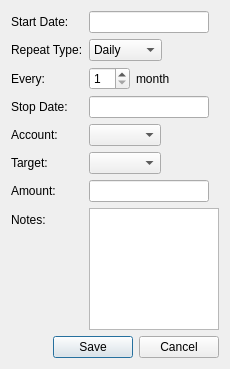
<?xml version="1.0" encoding="UTF-8"?>
<ui version="4.0">
 <class>BudgetPanel</class>
 <widget class="QDialog" name="BudgetPanel">
  <property name="geometry">
   <rect>
    <x>0</x>
    <y>0</y>
    <width>230</width>
    <height>369</height>
   </rect>
  </property>
  <property name="windowTitle">
   <string>Budget Info</string>
  </property>
  <property name="modal">
   <bool>true</bool>
  </property>
  <layout class="QVBoxLayout" name="verticalLayout">
   <item>
    <layout class="QFormLayout" name="formLayout">
     <property name="fieldGrowthPolicy">
      <enum>QFormLayout::ExpandingFieldsGrow</enum>
     </property>
     <item row="0" column="0">
      <widget class="QLabel" name="label_2">
       <property name="text">
        <string>Start Date:</string>
       </property>
       <property name="buddy">
        <cstring>startDateEdit</cstring>
       </property>
      </widget>
     </item>
     <item row="0" column="1">
      <widget class="DateEdit" name="startDateEdit">
       <property name="maximumSize">
        <size>
         <width>120</width>
         <height>16777215</height>
        </size>
       </property>
      </widget>
     </item>
     <item row="1" column="0">
      <widget class="QLabel" name="label_7">
       <property name="text">
        <string>Repeat Type:</string>
       </property>
       <property name="buddy">
        <cstring>repeatTypeComboBox</cstring>
       </property>
      </widget>
     </item>
     <item row="1" column="1">
      <widget class="QComboBox" name="repeatTypeComboBox">
       <item>
        <property name="text">
         <string>Daily</string>
        </property>
       </item>
       <item>
        <property name="text">
         <string>Weekly</string>
        </property>
       </item>
       <item>
        <property name="text">
         <string>Monthly</string>
        </property>
       </item>
       <item>
        <property name="text">
         <string>Yearly</string>
        </property>
       </item>
      </widget>
     </item>
     <item row="2" column="0">
      <widget class="QLabel" name="label_8">
       <property name="text">
        <string>Every:</string>
       </property>
       <property name="buddy">
        <cstring>repeatEverySpinBox</cstring>
       </property>
      </widget>
     </item>
     <item row="2" column="1">
      <layout class="QHBoxLayout" name="horizontalLayout_2">
       <item>
        <widget class="QSpinBox" name="repeatEverySpinBox">
         <property name="minimum">
          <number>1</number>
         </property>
        </widget>
       </item>
       <item>
        <widget class="QLabel" name="repeatEveryDescLabel">
         <property name="text">
          <string>month</string>
         </property>
        </widget>
       </item>
      </layout>
     </item>
     <item row="3" column="0">
      <widget class="QLabel" name="label_9">
       <property name="text">
        <string>Stop Date:</string>
       </property>
       <property name="buddy">
        <cstring>stopDateEdit</cstring>
       </property>
      </widget>
     </item>
     <item row="3" column="1">
      <widget class="DateEdit" name="stopDateEdit">
       <property name="maximumSize">
        <size>
         <width>120</width>
         <height>16777215</height>
        </size>
       </property>
      </widget>
     </item>
     <item row="4" column="1">
      <widget class="QComboBox" name="accountComboBox"/>
     </item>
     <item row="4" column="0">
      <widget class="QLabel" name="label_3">
       <property name="text">
        <string>Account:</string>
       </property>
       <property name="buddy">
        <cstring>accountComboBox</cstring>
       </property>
      </widget>
     </item>
     <item row="5" column="1">
      <widget class="QComboBox" name="targetComboBox"/>
     </item>
     <item row="5" column="0">
      <widget class="QLabel" name="label_4">
       <property name="text">
        <string>Target:</string>
       </property>
       <property name="buddy">
        <cstring>targetComboBox</cstring>
       </property>
      </widget>
     </item>
     <item row="6" column="1">
      <widget class="QLineEdit" name="amountEdit">
       <property name="maximumSize">
        <size>
         <width>120</width>
         <height>16777215</height>
        </size>
       </property>
      </widget>
     </item>
     <item row="6" column="0">
      <widget class="QLabel" name="label_5">
       <property name="text">
        <string>Amount:</string>
       </property>
       <property name="buddy">
        <cstring>amountEdit</cstring>
       </property>
      </widget>
     </item>
     <item row="7" column="1">
      <widget class="QPlainTextEdit" name="notesEdit"/>
     </item>
     <item row="7" column="0">
      <widget class="QLabel" name="label">
       <property name="text">
        <string>Notes:</string>
       </property>
      </widget>
     </item>
    </layout>
   </item>
   <item>
    <widget class="QDialogButtonBox" name="buttonBox">
     <property name="orientation">
      <enum>Qt::Horizontal</enum>
     </property>
     <property name="standardButtons">
      <set>QDialogButtonBox::Cancel|QDialogButtonBox::Save</set>
     </property>
    </widget>
   </item>
  </layout>
 </widget>
 <customwidgets>
  <customwidget>
   <class>DateEdit</class>
   <extends>QLineEdit</extends>
   <header>qt.support.date_edit</header>
  </customwidget>
 </customwidgets>
 <tabstops>
  <tabstop>startDateEdit</tabstop>
  <tabstop>repeatTypeComboBox</tabstop>
  <tabstop>repeatEverySpinBox</tabstop>
  <tabstop>stopDateEdit</tabstop>
  <tabstop>accountComboBox</tabstop>
  <tabstop>targetComboBox</tabstop>
  <tabstop>amountEdit</tabstop>
  <tabstop>notesEdit</tabstop>
  <tabstop>buttonBox</tabstop>
 </tabstops>
 <resources/>
 <connections>
  <connection>
   <sender>buttonBox</sender>
   <signal>accepted()</signal>
   <receiver>BudgetPanel</receiver>
   <slot>accept()</slot>
   <hints>
    <hint type="sourcelabel">
     <x>224</x>
     <y>342</y>
    </hint>
    <hint type="destinationlabel">
     <x>157</x>
     <y>274</y>
    </hint>
   </hints>
  </connection>
  <connection>
   <sender>buttonBox</sender>
   <signal>rejected()</signal>
   <receiver>BudgetPanel</receiver>
   <slot>reject()</slot>
   <hints>
    <hint type="sourcelabel">
     <x>292</x>
     <y>348</y>
    </hint>
    <hint type="destinationlabel">
     <x>286</x>
     <y>274</y>
    </hint>
   </hints>
  </connection>
 </connections>
</ui>
